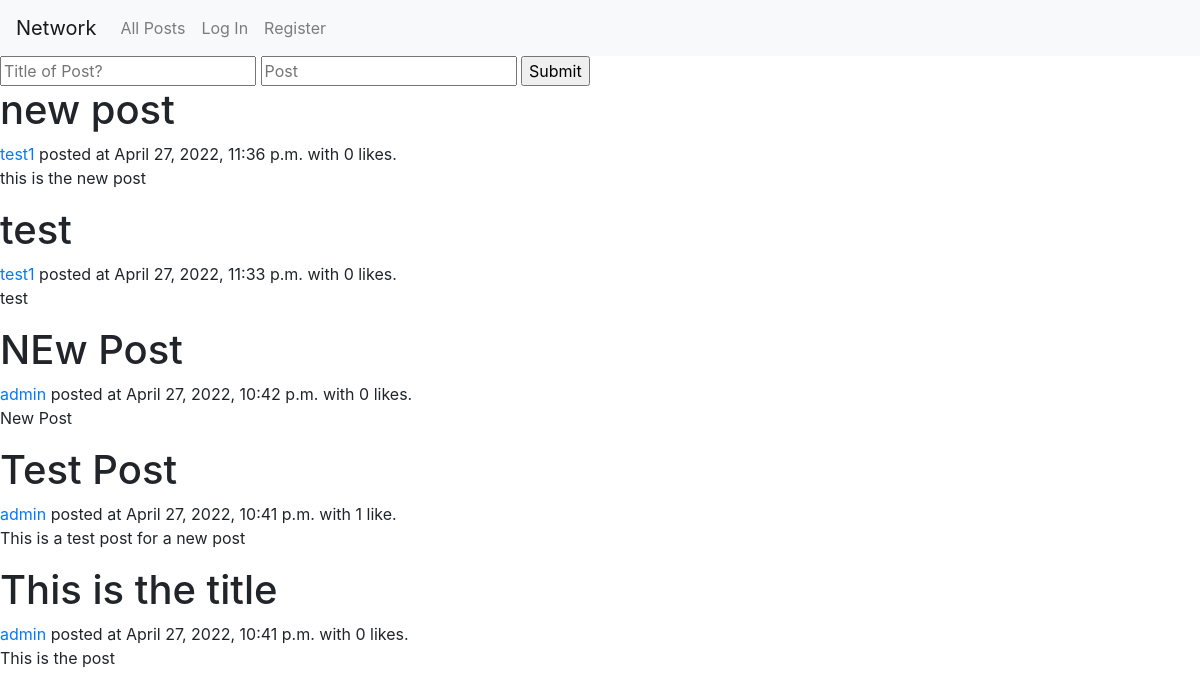
The app's page /, older data.
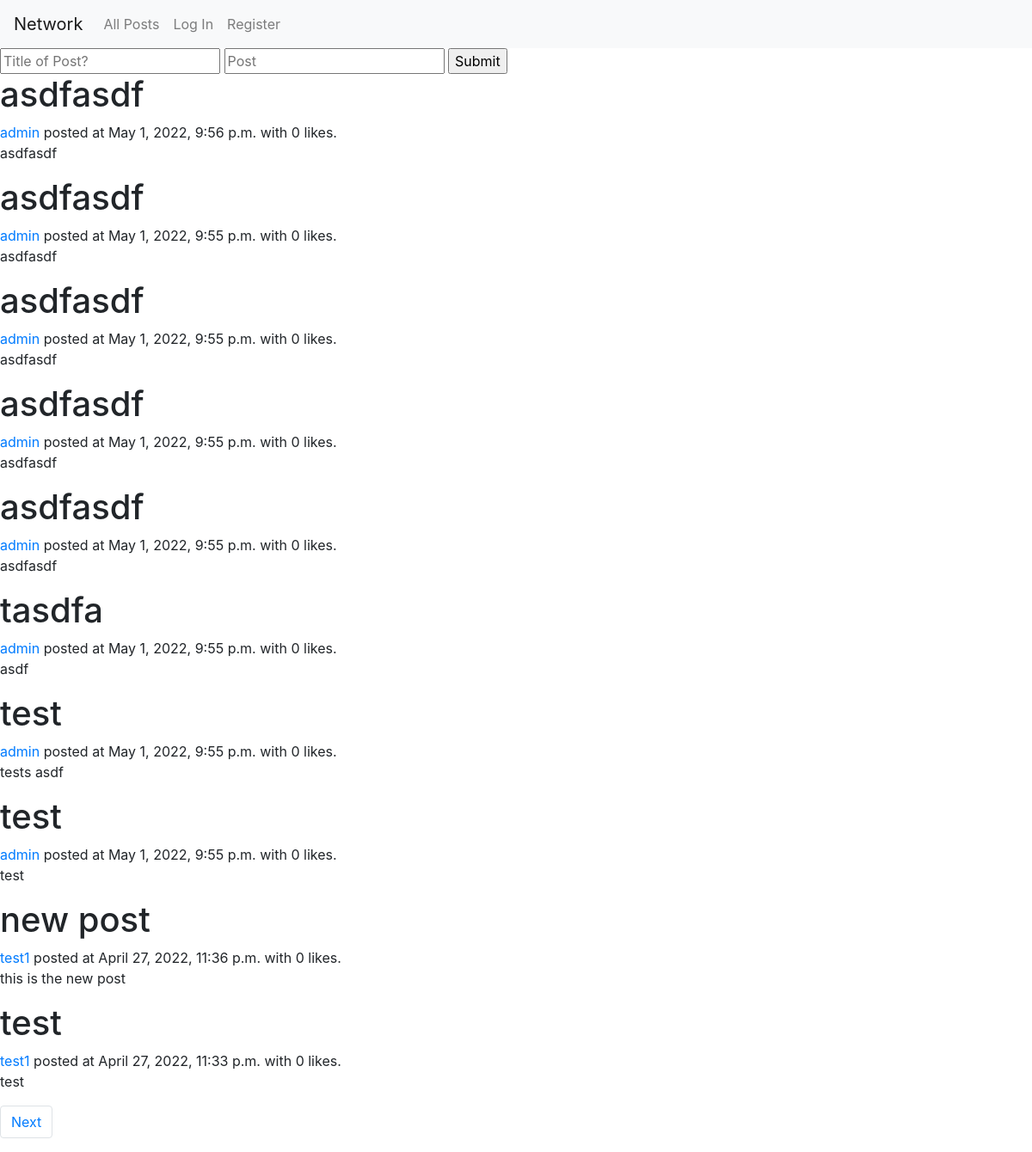
The same page, newer data.
### network/models.py (models this page shows, shortened)
class Post(models.Model):
    title = models.CharField(max_length=64)
    body = models.CharField(max_length=64)
    user = models.ForeignKey(User, on_delete=models.CASCADE, related_name="userPoster")
    timestamp = models.DateTimeField(auto_now_add=True)
    def amountOfLikes(self):
        return Like.objects.filter(post = self).count()

class User(AbstractUser):
    def amountOfFollowers(self):
        return Follow.objects.filter(followee = self).count()
    def amountOfFollowees(self):
        return Follow.objects.filter(follower = self).count()

### network/views.py (the view)
# urls.py: path("", views.index, name="index"),
def index(request):
    posts = Post.objects.all().order_by('-timestamp')
    paginator = Paginator(posts, 10)
    page = request.GET.get('page', 1)
    posts = paginator.page(page)
    return render(request, "network/index.html", {
        "posts": posts,
    })

### network/templates/network/index.html (shortened to what this page needs)
{% extends "network/layout.html" %}
    {% block body %}
    <form action="{% url 'create' %}" method="post">
        <input type="text" name="title" placeholder="Title of Post?">
        <input type="text" name="body" placeholder="Post">
        <input type="submit" placeholder="Post!">
    </form>
    {% for post in posts %}
        <div id="{{ post.id }}">
            <h1>{{ post.title }}</h1>
            <a href="{% url 'profile' post.user%}">{{ post.user}}</a> posted at {{ post.timestamp }} with
                {% if post.amountOfLikes == 1 %}
                    1 like.
                {% else %}
                    {{ post.amountOfLikes }} likes.
                {% endif %}
                <p class="post-body" id="body_{{ post.id }}">{{ post.body }}</p>
        </div>
    {% endfor %}
    {% if posts.has_other_pages %}
        <nav aria-label="Page navigation">
            <ul class="pagination">
            {% if posts.has_next %}
                <li class="page-item"><a class="page-link" href="?page={{ posts.next_page_number }}">Next</a></li>
            {% endif %}
            </ul>
        </nav>
    {% endif %}
{% endblock %}

Row changes from the older to the newer data that the page shows:
no longer on this page (row unchanged): Post: title "NEw Post", user "admin", timestamp "April 27, 2022, 10:42 p.m.", amountOfLikes "0", body "New Post"
no longer on this page (row unchanged): Post: title "Test Post", user "admin", timestamp "April 27, 2022, 10:41 p.m.", shows "1 like.", body "This is a test post for a new post"
no longer on this page (row unchanged): Post: title "This is the title", user "admin", timestamp "April 27, 2022, 10:41 p.m.", amountOfLikes "0", body "This is the post"
added Post: title "asdfasdf", user "admin", timestamp "May 1, 2022, 9:56 p.m.", amountOfLikes "0", body "asdfasdf"
added Post: title "asdfasdf", user "admin", timestamp "May 1, 2022, 9:55 p.m.", amountOfLikes "0", body "asdfasdf"
added Post: title "asdfasdf", user "admin", timestamp "May 1, 2022, 9:55 p.m.", amountOfLikes "0", body "asdfasdf"
added Post: title "asdfasdf", user "admin", timestamp "May 1, 2022, 9:55 p.m.", amountOfLikes "0", body "asdfasdf"
added Post: title "asdfasdf", user "admin", timestamp "May 1, 2022, 9:55 p.m.", amountOfLikes "0", body "asdfasdf"
added Post: title "tasdfa", user "admin", timestamp "May 1, 2022, 9:55 p.m.", amountOfLikes "0", body "asdf"
added Post: title "test", user "admin", timestamp "May 1, 2022, 9:55 p.m.", amountOfLikes "0", body "tests asdf"
added Post: title "test", user "admin", timestamp "May 1, 2022, 9:55 p.m.", amountOfLikes "0", body "test"
Text that changed along with them:
text now shown: "Next"
